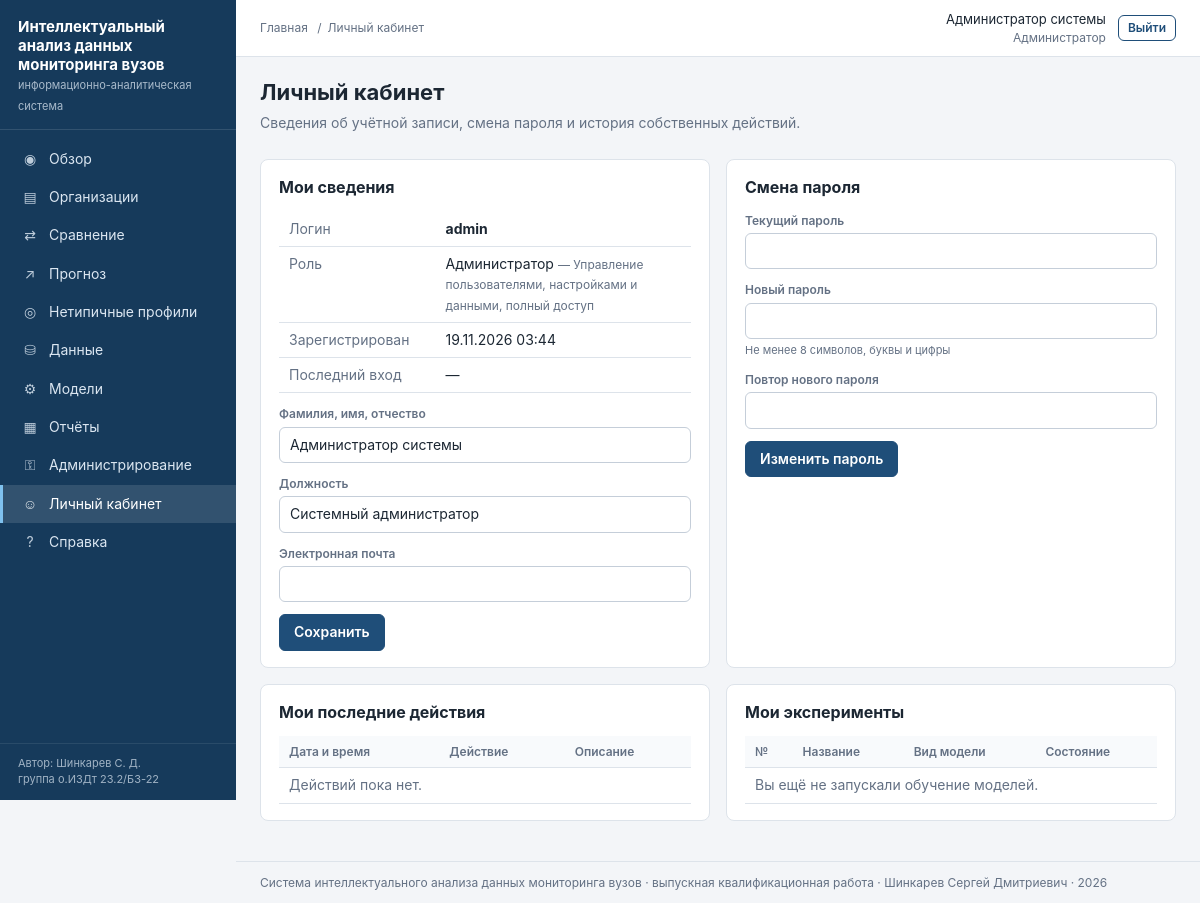
Screenshot of /profile (signed in) with the database file from the repository.
### vuzmon/db/models.py (models this page shows)
class Base(DeclarativeBase):
    """Общий базовый класс всех таблиц."""

class User(Base):
    __tablename__ = "users"
    id: Mapped[int] = mapped_column(Integer, primary_key=True)
    login: Mapped[str] = mapped_column(String(64), unique=True)
    password_hash: Mapped[str] = mapped_column(String(255))          # пароль хранится только в виде хеша
    full_name: Mapped[str] = mapped_column(String(128), default="")
    email: Mapped[str] = mapped_column(String(128), default="")
    position: Mapped[str] = mapped_column(String(128), default="")   # должность
    role_id: Mapped[int] = mapped_column(ForeignKey("roles.id"))
    is_active: Mapped[bool] = mapped_column(Boolean, default=True)
    created_at: Mapped[datetime] = mapped_column(DateTime, default=datetime.now)
    last_login_at: Mapped[datetime] = mapped_column(DateTime, nullable=True)
    role: Mapped[Role] = relationship(back_populates="users")

class Role(Base):
    __tablename__ = "roles"
    id: Mapped[int] = mapped_column(Integer, primary_key=True)
    code: Mapped[str] = mapped_column(String(32), unique=True)       # admin / analyst / viewer
    title: Mapped[str] = mapped_column(String(64))                   # название на русском
    description: Mapped[str] = mapped_column(String(255), default="")
    users: Mapped[list["User"]] = relationship(back_populates="role")

### webapp/views_auth.py (the view, shortened to what this page needs)
@bp.route("/profile", methods=["GET", "POST"])
@security.login_required
def profile():
    db = get_session()
    user = security.current_user()
    actions = db.scalars(select(AuditLog).where(AuditLog.user_id == user.id)
                         .order_by(AuditLog.created_at.desc()).limit(15)).all()
    experiments = db.scalars(select(Experiment).where(Experiment.created_by == user.id)
                             .order_by(Experiment.id.desc()).limit(10)).all()
    return render_template("profile.html", crumbs=[("Личный кабинет", None)], actions=actions,
                           experiments=experiments, model_types=MODEL_TYPES)

### vuzmon/db/session.py (called while the page is built)
def get_session_factory(url: str = None):
    global _session_factory
    if _session_factory is None or url is not None:
        _session_factory = scoped_session(sessionmaker(bind=get_engine(url), expire_on_commit=False))
    return _session_factory

def get_session():
    return get_session_factory()()

### webapp/__init__.py (called while the page is built)
def active_menu(endpoint: str) -> str:
    endpoints = [item[0] for item in MENU]
    if endpoint in endpoints:
        return endpoint
    if endpoint in MENU_PARENTS:
        return MENU_PARENTS[endpoint]
    blueprint = endpoint.split(".")[0]
    return next((item for item in endpoints if item.split(".")[0] == blueprint), "")

### webapp/security.py (called while the page is built)
def current_user():
    if "user" not in g:
        user_id = session.get("user_id")
        user = get_session().get(User, user_id) if user_id else None
        g.user = user if user is not None and user.is_active else None
    return g.user

def login_required(view):
    @wraps(view)
    def wrapper(*args, **kwargs):
        if current_user() is None:
            flash("Для продолжения работы войдите в систему.", "warning")
            return redirect(url_for("auth.login", next=request.path))
        return view(*args, **kwargs)
    return wrapper

def csrf_token() -> str:
    if "_csrf" not in session:
        session["_csrf"] = secrets.token_hex(16)
    return session["_csrf"]

def check_csrf() -> None:
    if request.method in ("POST", "PUT", "DELETE"):
        sent = request.form.get("_csrf") or request.headers.get("X-CSRF-Token", "")
        if not sent or not secrets.compare_digest(sent, session.get("_csrf", "")):
            abort(400, description="Форма устарела. Обновите страницу и повторите действие.")

### webapp/templates/profile.html (shortened to what this page needs)
{% extends "base.html" %}
{% block content %}
<div class="page-head">
  <div>
    <h1>Личный кабинет</h1>
    <p class="lead">Сведения об учётной записи, смена пароля и история собственных действий.</p>
  </div>
</div>
<div class="grid c2">
  <div class="card">
    <h2>Мои сведения</h2>
    <form method="post">
      <table class="data kv">
        <tr><td>Логин</td><td><b>{{ user.login }}</b></td></tr>
        <tr><td>Роль</td><td>{{ user.role.title }} <span class="muted small">— {{ user.role.description }}</span></td></tr>
        <tr><td>Зарегистрирован</td><td>{{ user.created_at|dt }}</td></tr>
        <tr><td>Последний вход</td><td>{{ user.last_login_at|dt }}</td></tr>
      </table>
      <div class="form-row" style="margin-top:12px">
        <div class="field wide"><label for="full_name">Фамилия, имя, отчество</label>
          <input type="text" id="full_name" name="full_name" value="{{ user.full_name }}" maxlength="128"></div>
      </div>
      <div class="form-row">
        <div class="field wide"><label for="position">Должность</label>
          <input type="text" id="position" name="position" value="{{ user.position }}" maxlength="128"></div>
        <div class="field wide"><label for="email">Электронная почта</label>
          <input type="email" id="email" name="email" value="{{ user.email }}" maxlength="128"></div>
      </div>
      <button class="btn" type="submit">Сохранить</button>
    </form>
  </div>
  <div class="card">
    <h2>Смена пароля</h2>
    <form method="post" autocomplete="off">
      <div class="form-row"><div class="field wide"><label for="old_password">Текущий пароль</label>
        <input type="password" id="old_password" name="old_password" required></div></div>
      <div class="form-row">
        <div class="field wide"><label for="new_password">Новый пароль</label>
          <input type="password" id="new_password" name="new_password" required minlength="8">
          <span class="hint">Не менее 8 символов, буквы и цифры</span></div>
        <div class="field wide"><label for="repeat_password">Повтор нового пароля</label>
          <input type="password" id="repeat_password" name="repeat_password" required minlength="8"></div>
      </div>
      <button class="btn" type="submit">Изменить пароль</button>
    </form>
  </div>
</div>
<div class="grid c2">
  <div class="card">
    <h2>Мои последние действия</h2>
    <div class="table-wrap"><table class="data">
      <tr><th>Дата и время</th><th>Действие</th><th>Описание</th></tr>
      {% for row in actions %}
      <tr><td class="nowrap">{{ row.created_at|dt }}</td><td>{{ row.action }}</td><td>{{ row.details }}</td></tr>
      {% else %}<tr><td colspan="3" class="muted">Действий пока нет.</td></tr>{% endfor %}
    </table></div>
  </div>
  <div class="card">
    <h2>Мои эксперименты</h2>
    <div class="table-wrap"><table class="data">
      <tr><th>№</th><th>Название</th><th>Вид модели</th><th>Состояние</th></tr>
      {% for row in experiments %}
      <tr><td>{{ row.id }}</td>
        <td>{% if has_role('admin', 'analyst') %}<a href="{{ url_for('models.detail', experiment_id=row.id) }}">{{ row.name }}</a>{% else %}{{ row.name }}{% endif %}</td>
        <td>{{ model_types.get(row.model_type, row.model_type) }}</td><td>{{ row.status }}</td></tr>
      {% else %}<tr><td colspan="4" class="muted">Вы ещё не запускали обучение моделей.</td></tr>{% endfor %}
    </table></div>
  </div>
</div>
{% endblock %}

### webapp/templates/base.html (shortened to what this page needs)
<!DOCTYPE html>
<html lang="ru">
<head>
  <link rel="stylesheet" href="{{ url_for('static', filename='css/app.css') }}">
</head>
<body>
<div class="layout">
  <aside class="sidebar" id="sidebar">
    <div class="brand">
      <b>Интеллектуальный анализ данных мониторинга вузов</b>
      <span>информационно-аналитическая система</span>
    </div>
    <ul class="menu">
      {% for endpoint, title, icon in menu %}
      <li><a href="{{ url_for(endpoint) }}"
             class="{{ 'active' if active_menu == endpoint else '' }}">
        <span class="icon">{{ icon }}</span>{{ title }}</a></li>
      {% endfor %}
    </ul>
    <div class="sidebar-footer">Автор: Шинкарев С. Д.<br>группа о.ИЗДт 23.2/Б3-22</div>
  </aside>
  <div class="main">
    <header class="topbar">
      <nav class="crumbs" aria-label="Навигационная цепочка">
        <a href="{{ url_for('main.dashboard') }}">Главная</a>
        {% for text, link in crumbs or [] %}
          <span class="sep">/</span>{% if link %}<a href="{{ link }}">{{ text }}</a>{% else %}<span>{{ text }}</span>{% endif %}
        {% endfor %}
      </nav>
      <div class="userbox">
        <div class="right">
          <div>{{ user.full_name or user.login }}</div>
          <div class="role">{{ user.role.title }}</div>
        </div>
        <form method="post" action="{{ url_for('auth.logout') }}" class="inline">
          <button class="btn secondary small" type="submit">Выйти</button>
        </form>
      </div>
    </header>
    <main class="content">
      {% block content %}{% endblock %}
    </main>
    <footer class="footer">
      Система интеллектуального анализа данных мониторинга вузов · выпускная квалификационная работа ·
      Шинкарев Сергей Дмитриевич · {{ now.year }}
    </footer>
  </div>
</div>
</body>
</html>

### webapp/static/css/app.css (style rules this page uses)
:root { --primary: #1f4e79; --primary-dark: #163a5b; --accent: #2a7fb8; --bg: #f3f5f8; --card: #ffffff; --text: #1c2733; --muted: #647184; --border: #dde3ea; --risk: #c44e52; --mid: #7d8896; --lead: #2a7fb8; --ok: #2f7d4f; --warn: #b7791f; --radius: 8px; }
* { box-sizing: border-box; }
html, body { margin: 0; padding: 0; }
body { font-family: -apple-system, "Segoe UI", Roboto, "Helvetica Neue", Arial, sans-serif; font-size: 14px; line-height: 1.45; color: var(--text); background: var(--bg); }
a { color: var(--accent); text-decoration: none; }
h1 { font-size: 22px; margin: 0 0 4px; }
h2 { font-size: 16px; margin: 0 0 12px; }
p { margin: 0 0 10px; }
.muted { color: var(--muted); }
.small { font-size: 12px; }
.right { text-align: right; }
.layout { display: flex; min-height: 100vh; }
.sidebar { width: 236px; flex-shrink: 0; background: var(--primary-dark); color: #dbe6f1; display: flex; flex-direction: column; position: sticky; top: 0; height: 100vh; }
.brand { padding: 18px 18px 14px; border-bottom: 1px solid rgba(255,255,255,.12); }
.brand b { display: block; font-size: 15px; color: #fff; line-height: 1.25; }
.brand span { font-size: 11px; opacity: .75; }
.menu { list-style: none; margin: 10px 0; padding: 0; flex: 1; overflow-y: auto; }
.menu a { display: flex; align-items: center; gap: 10px; padding: 9px 18px; color: #dbe6f1; border-left: 3px solid transparent; }
.menu a.active { background: rgba(255,255,255,.12); border-left-color: #7fc1ee; color: #fff; }
.menu .icon { width: 18px; text-align: center; opacity: .85; }
.sidebar-footer { padding: 12px 18px; font-size: 11px; opacity: .7; border-top: 1px solid rgba(255,255,255,.12); }
.main { flex: 1; min-width: 0; display: flex; flex-direction: column; }
.topbar { background: var(--card); border-bottom: 1px solid var(--border); padding: 10px 24px; display: flex; align-items: center; justify-content: space-between; gap: 16px; }
.crumbs { font-size: 12px; color: var(--muted); }
.crumbs a { color: var(--muted); }
.crumbs span.sep { margin: 0 6px; }
.userbox { display: flex; align-items: center; gap: 12px; font-size: 13px; }
.userbox .role { color: var(--muted); font-size: 12px; }
.content { padding: 20px 24px 40px; }
.page-head { display: flex; justify-content: space-between; align-items: flex-start; gap: 16px; margin-bottom: 16px; flex-wrap: wrap; }
.page-head .lead { color: var(--muted); max-width: 820px; }
.footer { padding: 12px 24px; font-size: 12px; color: var(--muted); border-top: 1px solid var(--border); margin-top: auto; }
.card { background: var(--card); border: 1px solid var(--border); border-radius: var(--radius); padding: 16px 18px; margin-bottom: 16px; }
.grid { display: grid; gap: 16px; }
.grid.c2 { grid-template-columns: repeat(2, minmax(0, 1fr)); }
.grid > .card { margin-bottom: 0; }
.grid + .card, .grid + .grid { margin-top: 16px; }
.table-wrap { overflow-x: auto; }
table.data { width: 100%; border-collapse: collapse; }
table.data th, table.data td { padding: 7px 10px; border-bottom: 1px solid var(--border); text-align: left; vertical-align: top; }
table.data th { font-size: 12px; color: var(--muted); font-weight: 600; background: #f8fafc; white-space: nowrap; }
table.kv td:first-child { color: var(--muted); width: 38%; }
form.inline { display: inline; }
.form-row { display: flex; gap: 12px; flex-wrap: wrap; align-items: flex-end; margin-bottom: 12px; }
.field { display: flex; flex-direction: column; gap: 4px; min-width: 150px; }
.field.wide { flex: 1; min-width: 240px; }
.field label { font-size: 12px; color: var(--muted); font-weight: 600; }
.field .hint { font-size: 11px; color: var(--muted); }
input[type=text], input[type=password], input[type=number], input[type=email], input[type=search], select, textarea { font: inherit; padding: 7px 10px; border: 1px solid #c5ced9; border-radius: 6px; background: #fff; color: var(--text); width: 100%; }
.btn { display: inline-block; font: inherit; font-weight: 600; padding: 7px 14px; border-radius: 6px; cursor: pointer; border: 1px solid var(--primary); background: var(--primary); color: #fff; white-space: nowrap; }
.btn.secondary { background: #fff; color: var(--primary); }
.btn.small { padding: 3px 9px; font-size: 12px; }

### rows the page displays
User: full_name "Администратор системы", login "admin", created_at|dt "19.11.2026 03:44", last_login_at|dt "—", position "Системный администратор"
Role: role "Администратор", role.description "Управление пользователями, настройками и данными, полный доступ"

### other values shown
{{ icon }} "◉" "▤" "⇄" "↗" "◎" "⛁" "⚙" "▦" "⚿" "☺" "?"
{{ title }} "Обзор" "Организации" "Сравнение" "Прогноз" "Нетипичные профили" "Данные" "Модели" "Отчёты" "Администрирование" "Личный кабинет" "Справка"
{{ text }} "Личный кабинет"
